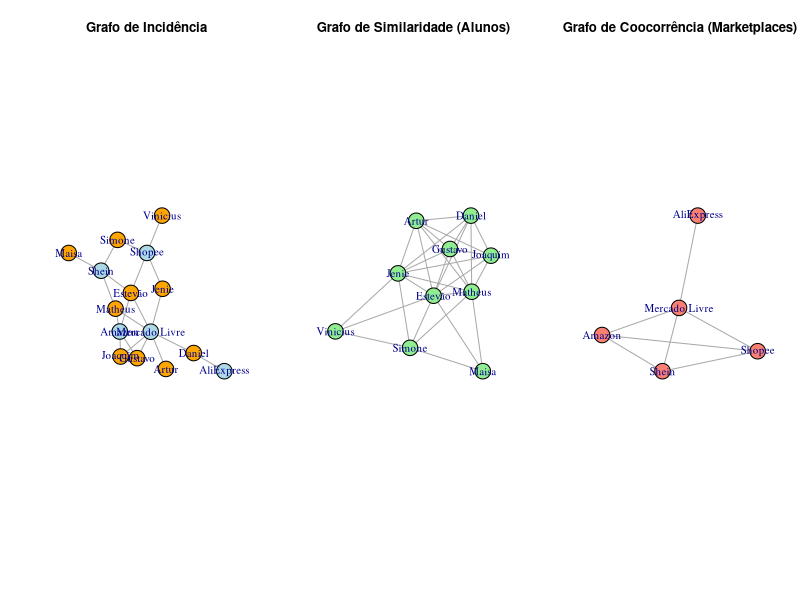

R code for this plot:
# PROJETO DE MATRIZES E GRAFOS – MARKETPLACES

# Instalar pacotes caso não possua
# install.packages("igraph")

library(igraph)

# DADOS DA PESQUISA

marketplaces <- list(
  "Mercado Livre" = c("Estevão", "Joaquim", "Artur", "Jenie", "Gustavo", "Matheus", "Daniel"),
  "Amazon"        = c("Estevão", "Joaquim", "Gustavo", "Matheus"),
  "Shopee"        = c("Jenie", "Simone", "Estevão", "Vinicius"),
  "Shein"         = c("Matheus", "Simone", "Estevão", "Maisa"),
  "AliExpress"    = c("Daniel")
)

alunos <- sort(unique(unlist(marketplaces)))
mkt     <- names(marketplaces)

# MATRIZ DE INCIDÊNCIA (Alunos x Marketplaces)

incidencia <- matrix(0, nrow = length(alunos), ncol = length(mkt),
                     dimnames = list(alunos, mkt))

for (mp in mkt) {
  incidencia[marketplaces[[mp]], mp] <- 1
}

cat("\n MATRIZ DE INCIDÊNCIA:\n")
print(incidencia)

# MATRIZ DE SIMILARIDADE (Aluno ↔ Aluno)

similaridade <- incidencia %*% t(incidencia)

cat("\n MATRIZ DE SIMILARIDADE:\n")
print(similaridade)

# MATRIZ DE COOCORRÊNCIA (Marketplace ↔ Marketplace)

coocorrencia <- t(incidencia) %*% incidencia

cat("\n MATRIZ DE COOCORRÊNCIA:\n")
print(coocorrencia)

# GRAFO DE INCIDÊNCIA (bipartido)

g_inc <- graph_from_incidence_matrix(incidencia)

cat("\n--- MÉTRICAS GRAFO DE INCIDÊNCIA ---\n")
print(list(
  degree = degree(g_inc),
  betweenness = betweenness(g_inc),
  closeness = closeness(g_inc),
  eigenvector = eigen_centrality(g_inc)$vector,
  clustering = transitivity(g_inc, type = "localaverage")
))

# GRAFO DE SIMILARIDADE ENTRE ALUNOS

# Remove diagonal e liga apenas pares com similaridade > 0
similaridade_no_diag <- similaridade
diag(similaridade_no_diag) <- 0

g_sim <- graph_from_adjacency_matrix(similaridade_no_diag, mode = "undirected", weighted = TRUE)

cat("\n--- MÉTRICAS GRAFO DE SIMILARIDADE ---\n")
print(list(
  degree = degree(g_sim),
  betweenness = betweenness(g_sim),
  closeness = closeness(g_sim),
  eigenvector = eigen_centrality(g_sim)$vector,
  clustering = transitivity(g_sim, type = "localaverage")
))

# GRAFO DE COOCORRÊNCIA ENTRE MARKETPLACES

cooc_no_diag <- coocorrencia
diag(cooc_no_diag) <- 0

g_cooc <- graph_from_adjacency_matrix(cooc_no_diag, mode = "undirected", weighted = TRUE)

cat("\n--- MÉTRICAS GRAFO DE COOCORRÊNCIA ---\n")
print(list(
  degree = degree(g_cooc),
  betweenness = betweenness(g_cooc),
  closeness = closeness(g_cooc),
  eigenvector = eigen_centrality(g_cooc)$vector,
  clustering = transitivity(g_cooc, type = "localaverage")
))

# PLOTS DOS GRAFOS (opcional)
par(mfrow = c(1,3))

plot(g_inc,
     main = "Grafo de Incidência",
     vertex.color = ifelse(V(g_inc)$type, "lightblue", "orange"),
     vertex.size = 20)

plot(g_sim,
     main = "Grafo de Similaridade (Alunos)",
     vertex.color = "lightgreen",
     vertex.size = 20)


plot(g_cooc,
     main = "Grafo de Coocorrência (Marketplaces)",
     vertex.color = "salmon",
     vertex.size = 20)
